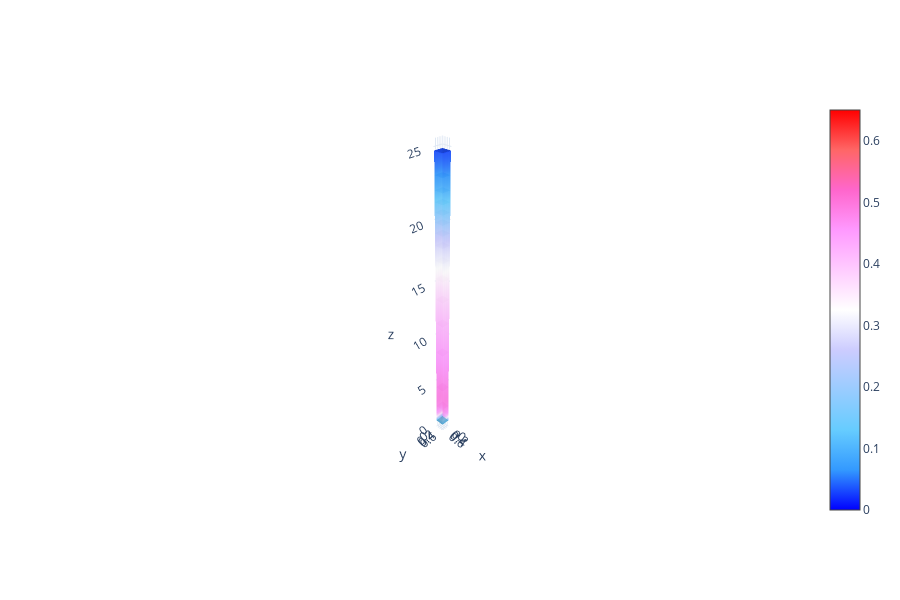

Write notebook code for a chart like this one.
### Code cell
X, Y, Z = np.array(phAr.iloc[:,0]), np.array(phAr.iloc[:,1]), np.array(phAr.iloc[:,2])
vol = np.array(phAr.iloc[:,3])

Lz_max = 25
vol = vol[Z < Lz_max]
X = X[Z < Lz_max]
Y = Y[Z < Lz_max]
Z = Z[Z < Lz_max]

import plotly.graph_objects as go
fig = go.Figure(data=go.Volume(
    x=X, y=Y, z=Z,
    value=vol,
    isomin  =0.0,
    isomax  =0.65,
    opacity =0.75,
    surface_count=20,
    colorscale= 'Picnic' #Blackbody,Bluered,Blues,Cividis,Earth,Electric,Greens,Greys,Hot,Jet,Picnic,Portland,Rainbow,RdBu,Reds,Viridis,YlGnBu,YlOrRd.
    ))
fig.update_layout(scene_xaxis_showticklabels=True,
                  scene_yaxis_showticklabels=True,
                  scene_zaxis_showticklabels=True,
                  scene_aspectmode='data',
                  template='plotly_white', width=900, height=600)
fig.show()

### Figure 1 — Plotly figure (JSON) as saved in the notebook; plotly's stock layout.template omitted (floating-point values rounded to 4 significant figures; data arrays with more than 128 entries replaced by an {"elided": "..."} marker saying what was removed)
{"data": [{"colorscale": [[0, "rgb(0,0,255)"], [0.1, "rgb(51,153,255)"], [0.2, "rgb(102,204,255)"], [0.3, "rgb(153,204,255)"], [0.4, "rgb(204,204,255)"], [0.5, "rgb(255,255,255)"], [0.6, "rgb(255,204,255)"], [0.7, "rgb(255,153,255)"], [0.8, "rgb(255,102,204)"], [0.9, "rgb(255,102,102)"], [1, "rgb(255,0,0)"]], "isomax": 0.65, "isomin": 0, "opacity": 0.75, "surface": {"count": 20}, "type": "volume", "value": {"elided": "1600 float values"}, "x": {"elided": "1600 float values"}, "y": {"elided": "1600 float values"}, "z": {"elided": "1600 float values"}}], "layout": {"height": 600, "scene": {"aspectmode": "data", "aspectratio": {"x": 0.3118, "y": 0.3118, "z": 10.29}, "camera": {"center": {"x": 0, "y": 0, "z": 0}, "eye": {"x": 8.871, "y": 8.871, "z": 8.871}, "projection": {"type": "perspective"}, "up": {"x": 0, "y": 0, "z": 1}}, "xaxis": {"showticklabels": true, "type": "linear"}, "yaxis": {"showticklabels": true, "type": "linear"}, "zaxis": {"showticklabels": true, "type": "linear"}}, "width": 900}}
